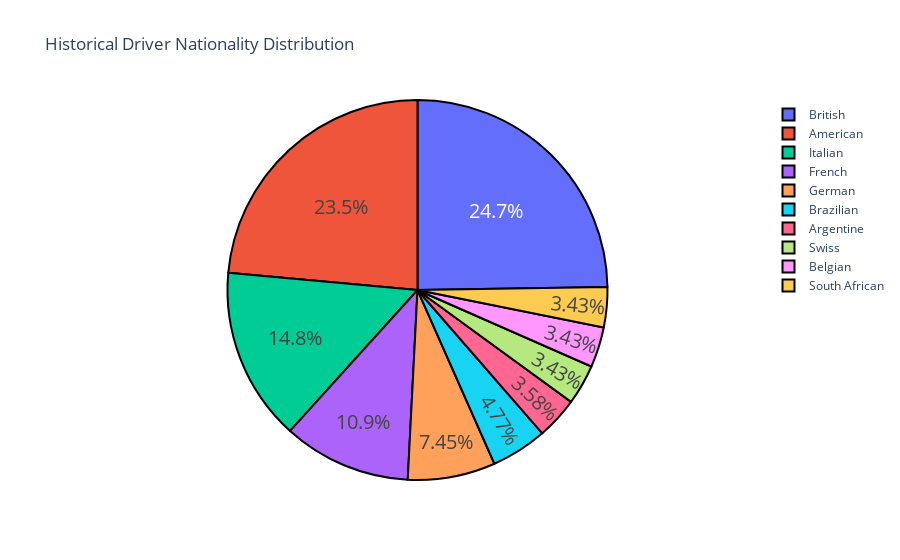

This figure's notebook cell:
### Code cell
#Visualization 2: DRIVER NATIONALITIES
driver_nationality = drivers_df.groupby('nationality')['nationality'].count().sort_values(ascending = False).reset_index(name = 'number of drivers')
fig = go.Figure(data=[go.Pie(labels=driver_nationality.nationality.head(10), values=driver_nationality['number of drivers'])])
fig.update_traces(textfont_size=20,
                  marker=dict(line=dict(color='#000000', width=2)))
fig.update_layout(
    title="Historical Driver Nationality Distribution")
fig.show()

### Figure 1 — Plotly figure (JSON) as saved in the notebook; plotly's stock layout.template omitted (floating-point values rounded to 4 significant figures)
{"data": [{"labels": ["British", "American", "Italian", "French", "German", "Brazilian", "Argentine", "Swiss", "Belgian", "South African"], "marker": {"line": {"color": "#000000", "width": 2}}, "textfont": {"size": 20}, "type": "pie", "values": [166, 158, 99, 73, 50, 32, 24, 23, 23, 23, 20, 18, 18, 15, 15, 14, 10, 10, 9, 6, 5, 5, 4, 4, 4, 4, 4, 3, 3, 3, 2, 2, 1, 1, 1, 1, 1, 1, 1, 1, 1, 1]}], "layout": {"title": {"text": "Historical Driver Nationality Distribution"}}}
